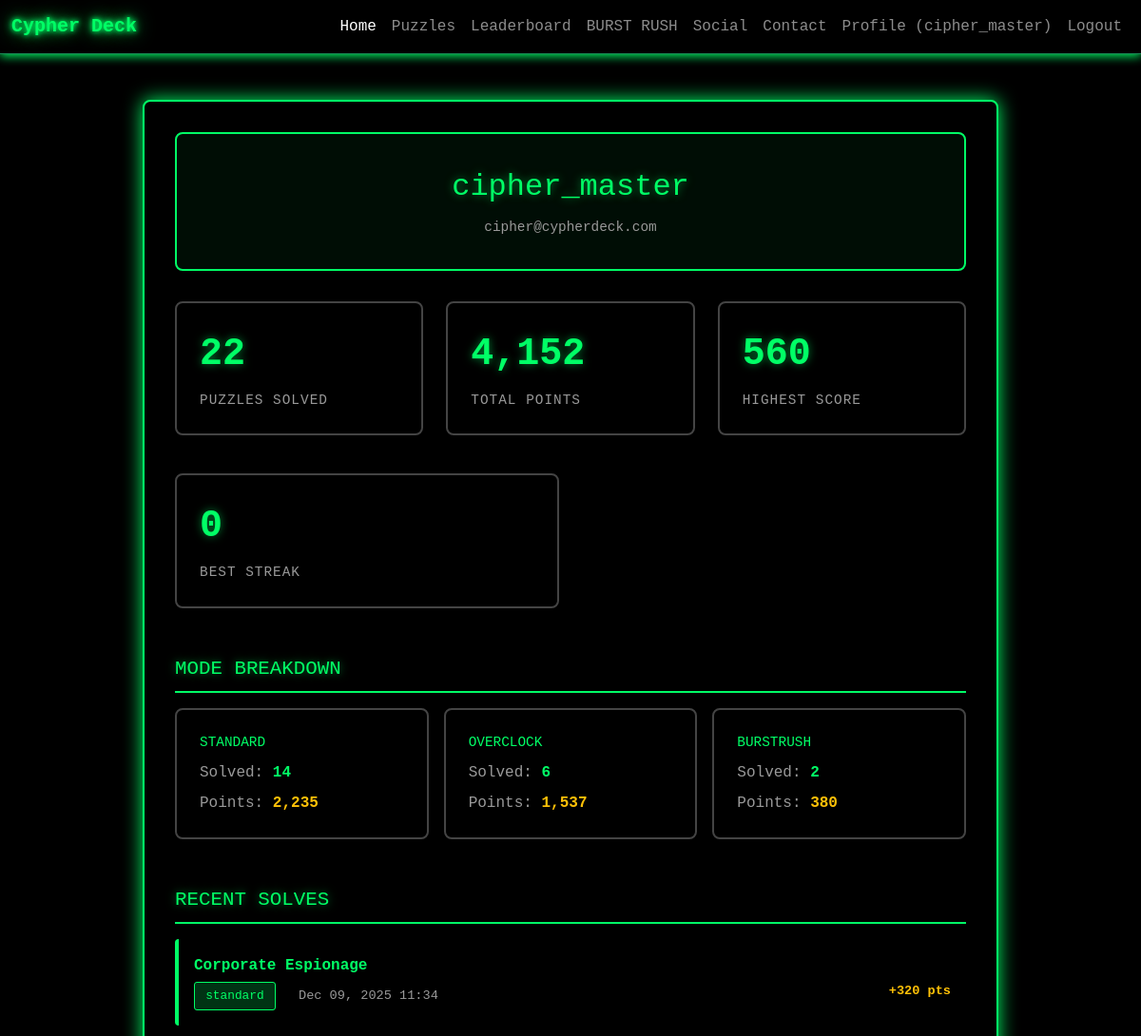
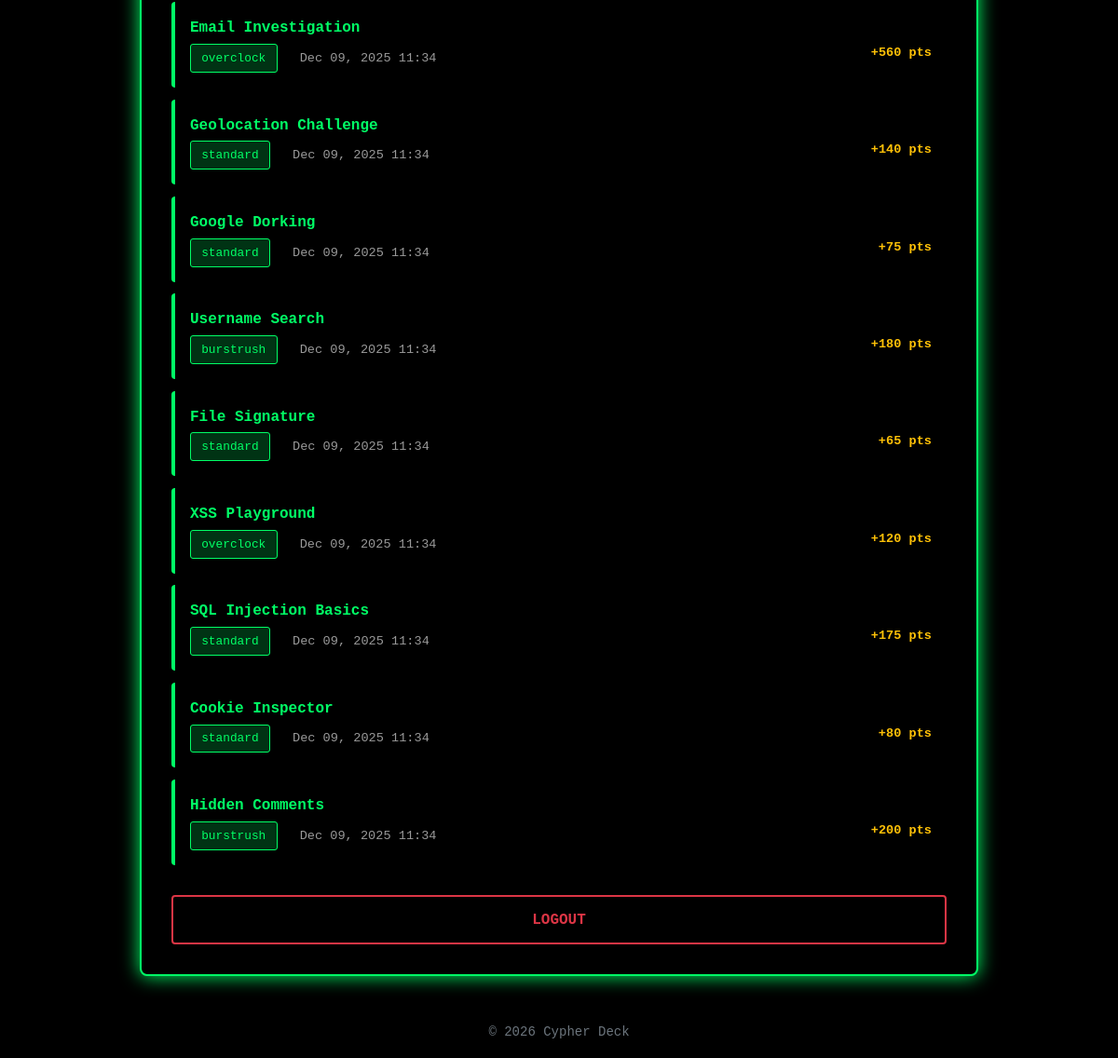
/cypherdeck-main1/pages/auth/profile.php (signed in), run on the app's committed database (2 pictures, top to bottom).
### tables this page shows
CREATE TABLE `Users` (
  `id` int UNSIGNED NOT NULL,
  `username` varchar(50) NOT NULL,
  `email` varchar(100) NOT NULL,
  `password` varchar(255) NOT NULL,
  `role` varchar(5) NOT NULL
);

CREATE TABLE `SolvedPuzzles` (
  `id` int NOT NULL,
  `user_id` int UNSIGNED NOT NULL,
  `puzzle_id` int NOT NULL,
  `solved_at` timestamp NULL DEFAULT CURRENT_TIMESTAMP,
  `mode` enum('standard','overclock','burstrush') DEFAULT 'standard',
  `difficulty` varchar(20) DEFAULT NULL,
  `points_earned` int DEFAULT '0',
  `time_taken_seconds` int DEFAULT NULL,
  `attempts_used` int DEFAULT '1',
  `streak_count` int DEFAULT NULL,
  `questions_correct` int DEFAULT NULL,
  `total_questions_in_session` int DEFAULT NULL
);

CREATE TABLE `PuzzleStore` (
  `id` int NOT NULL,
  `title` varchar(255) NOT NULL,
  `description` text,
  `category` varchar(100) NOT NULL,
  `difficulty` enum('Easy','Medium','Hard') NOT NULL,
  `created_by` int UNSIGNED NOT NULL,
  `created_at` timestamp NULL DEFAULT CURRENT_TIMESTAMP,
  `puzzle_type` enum('mini','full') DEFAULT 'full',
  `is_burstrush` tinyint(1) DEFAULT '0',
  `points_per_question` int DEFAULT NULL,
  `max_questions_per_session` int DEFAULT NULL,
  `time_limit_per_question` int DEFAULT NULL,
  `base_points` int DEFAULT '100',
  `rating` decimal(2,1) DEFAULT '0.0',
  `rating_count` int DEFAULT '0',
  `tags` varchar(255) DEFAULT '',
  `time_limit_base` int DEFAULT '300',
  `time_limit_turbo` int DEFAULT '240',
  `time_limit_hyper` int DEFAULT '180',
  `time_limit_thermal` int DEFAULT '120'
);

### cypherdeck-main1/pages/auth/profile.php (the view, shortened to what this page needs)
<?php
require_once("../php/process_db.php");
$userId = $_SESSION['user_id'];
$userSql = "SELECT username, email FROM Users WHERE id = ?";
$userStmt = $conn->prepare($userSql);
$userStmt->bind_param("i", $userId);
$userStmt->execute();
$userResult = $userStmt->get_result();
$userInfo = $userResult->fetch_assoc();
$totalSql = "SELECT COUNT(*) as total FROM SolvedPuzzles WHERE user_id = ?";
$totalStmt = $conn->prepare($totalSql);
$totalStmt->bind_param("i", $userId);
$totalStmt->execute();
$totalResult = $totalStmt->get_result();
$totalPuzzles = $totalResult->fetch_assoc()['total'] ?? 0;
$pointsSql = "SELECT SUM(points_earned) as total_points FROM SolvedPuzzles WHERE user_id = ?";
$pointsStmt = $conn->prepare($pointsSql);
$pointsStmt->bind_param("i", $userId);
$pointsStmt->execute();
$pointsResult = $pointsStmt->get_result();
$totalPoints = $pointsResult->fetch_assoc()['total_points'] ?? 0;
$highestSql = "SELECT MAX(points_earned) as highest_score FROM SolvedPuzzles WHERE user_id = ?";
$highestStmt = $conn->prepare($highestSql);
$highestStmt->bind_param("i", $userId);
$highestStmt->execute();
$highestResult = $highestStmt->get_result();
$highestScore = $highestResult->fetch_assoc()['highest_score'] ?? 0;
$streakSql = "SELECT MAX(streak_count) as best_streak FROM SolvedPuzzles WHERE user_id = ? AND streak_count IS NOT NULL";
$streakStmt = $conn->prepare($streakSql);
$streakStmt->bind_param("i", $userId);
$streakStmt->execute();
$streakResult = $streakStmt->get_result();
$bestStreak = $streakResult->fetch_assoc()['best_streak'] ?? 0;
$recentSql = "SELECT sp.puzzle_id, sp.solved_at, sp.points_earned, sp.mode, ps.title, ps.difficulty
              FROM SolvedPuzzles sp
              JOIN PuzzleStore ps ON sp.puzzle_id = ps.id
              WHERE sp.user_id = ?
              ORDER BY sp.solved_at DESC
              LIMIT 10";
$recentStmt = $conn->prepare($recentSql);
$recentStmt->bind_param("i", $userId);
$recentStmt->execute();
$recentResult = $recentStmt->get_result();
$recentSolves = [];
while ($row = $recentResult->fetch_assoc()) {
    $recentSolves[] = $row;
}
$modeSql = "SELECT mode, COUNT(*) as count, SUM(points_earned) as total FROM SolvedPuzzles WHERE user_id = ? GROUP BY mode";
$modeStmt = $conn->prepare($modeSql);
$modeStmt->bind_param("i", $userId);
$modeStmt->execute();
$modeResult = $modeStmt->get_result();
$modeStats = [];
while ($row = $modeResult->fetch_assoc()) {
    $modeStats[] = $row;
}
?>
<!DOCTYPE html>
<html lang="en">
<head>
    <link href="https://cdn.jsdelivr.net/npm/bootstrap@5.3.0/dist/css/bootstrap.min.css" rel="stylesheet">
    <link href="../../css/style.php" rel="stylesheet" type="text/css">
</head>
<body>
    <?php require_once("../templates/navbar.php"); ?>
    <main class="container mt-5">
        <div class="main-box mx-auto" style="max-width: 900px;">
            <div class="user-header">
                <div class="user-name"><?php echo htmlspecialchars($userInfo['username'] ?? 'Unknown'); ?></div>
                <div class="user-email"><?php echo htmlspecialchars($userInfo['email'] ?? 'No email'); ?></div>
            </div>
            <div class="row mb-4">
                <div class="col-md-4">
                    <div class="stat-card">
                        <div class="stat-value"><?php echo $totalPuzzles; ?></div>
                        <div class="stat-label">Puzzles Solved</div>
                    </div>
                </div>
                <div class="col-md-4">
                    <div class="stat-card">
                        <div class="stat-value"><?php echo number_format($totalPoints); ?></div>
                        <div class="stat-label">Total Points</div>
                    </div>
                </div>
                <div class="col-md-4">
                    <div class="stat-card">
                        <div class="stat-value"><?php echo $highestScore; ?></div>
                        <div class="stat-label">Highest Score</div>
                    </div>
                </div>
            </div>
            <div class="row mb-4">
                <div class="col-md-6">
                    <div class="stat-card">
                        <div class="stat-value"><?php echo $bestStreak; ?></div>
                        <div class="stat-label">Best Streak</div>
                    </div>
                </div>
            </div>
            <?php if (count($modeStats) > 0): ?>
                <div class="section-title">Mode Breakdown</div>
                <div class="mode-stats">
                    <?php foreach ($modeStats as $stat): ?>
                        <div class="stat-card">
                            <div style="color: #00ff66; text-transform: uppercase; font-size: 0.9rem; margin-bottom: 0.5rem;">
                                <?php echo htmlspecialchars($stat['mode']); ?>
                            </div>
                            <div style="margin-bottom: 0.5rem;">
                                <span style="color: #999;">Solved:</span> <span style="color: #00ff66; font-weight: bold;"><?php echo $stat['count']; ?></span>
                            </div>
                            <div>
                                <span style="color: #999;">Points:</span> <span style="color: #ffc107; font-weight: bold;"><?php echo number_format($stat['total'] ?? 0); ?></span>
                            </div>
                        </div>
                    <?php endforeach; ?>
                </div>
            <?php endif; ?>
            <?php if (count($recentSolves) > 0): ?>
                <div class="section-title">Recent Solves</div>
                <?php foreach ($recentSolves as $solve): ?>
                    <div class="recent-solve">
                        <div class="solve-title"><?php echo htmlspecialchars($solve['title']); ?></div>
                        <div class="solve-meta">
                            <span class="mode-badge"><?php echo htmlspecialchars($solve['mode']); ?></span>
                            <span style="color: #999; margin-left: 1rem;">
                                <?php echo date('M d, Y H:i', strtotime($solve['solved_at'])); ?>
                            </span>
                            <span class="solve-points" style="float: right;">
                                +<?php echo $solve['points_earned']; ?> pts
                            </span>
                        </div>
                    </div>
                <?php endforeach; ?>
            <?php else: ?>
                <p class="text-muted text-center mt-3">No puzzles solved yet. Start solving to build your profile!</p>
            <?php endif; ?>
            <a href="logout.php" class="logout-btn">LOGOUT</a>
        </div>
    </main>
    <footer class="text-center mt-5 mb-3 text-secondary">
        <small>&copy; <?php echo date('Y'); ?> Cypher Deck</small>
    </footer>
</body>
</html>

### cypherdeck-main1/pages/auth/profile.php (style rules this page uses)
.stat-card { background: rgba(0, 0, 0, 0.6); border: 2px solid #444; border-radius: 8px; padding: 1.5rem; margin-bottom: 1rem; transition: all 0.3s ease; }
.stat-value { font-size: 2.5rem; font-weight: bold; color: #00ff66; text-shadow: 0 0 10px rgba(0, 255, 102, 0.5); }
.stat-label { font-size: 0.9rem; color: #999; text-transform: uppercase; letter-spacing: 1px; margin-top: 0.5rem; }
.user-header { text-align: center; margin-bottom: 2rem; padding: 2rem; background: rgba(0, 255, 102, 0.05); border: 2px solid #00ff66; border-radius: 8px; }
.user-name { font-size: 2rem; color: #00ff66; text-shadow: 0 0 10px rgba(0, 255, 102, 0.5); margin-bottom: 0.5rem; }
.user-email { color: #999; font-size: 0.9rem; }
.section-title { font-size: 1.3rem; color: #00ff66; text-transform: uppercase; border-bottom: 2px solid #00ff66; padding-bottom: 0.5rem; margin: 2rem 0 1rem 0; text-shadow: 0 0 10px rgba(0, 255, 102, 0.5); }
.recent-solve { background: rgba(0, 0, 0, 0.5); border-left: 4px solid #00ff66; padding: 1rem; margin-bottom: 0.8rem; border-radius: 4px; transition: all 0.3s ease; }
.solve-title { font-weight: bold; color: #00ff66; margin-bottom: 0.3rem; }
.solve-meta { font-size: 0.85rem; color: #999; }
.solve-points { color: #ffc107; font-weight: bold; }
.mode-badge { display: inline-block; padding: 0.3rem 0.7rem; background: rgba(0, 255, 102, 0.2); border: 1px solid #00ff66; border-radius: 3px; font-size: 0.8rem; color: #00ff66; }
.mode-stats { display: grid; grid-template-columns: repeat(auto-fit, minmax(200px, 1fr)); gap: 1rem; margin: 1rem 0; }
.logout-btn { width: 100%; padding: 0.8rem; margin-top: 2rem; background: rgba(0, 0, 0, 0.7); border: 2px solid #dc3545; color: #dc3545; font-weight: bold; border-radius: 4px; cursor: pointer; transition: all 0.3s ease; text-decoration: none; display: block; text-align: center; }

### data on the page
users: username "cipher_master", email "cipher@cypherdeck.com"
solvedpuzzles: puzzle.title "Corporate Espionage", mode "standard", solved_at "Dec 09, 2025 11:34", points_earned "320"
solvedpuzzles: puzzle.title "Email Investigation", mode "overclock", solved_at "Dec 09, 2025 11:34", points_earned "560"
solvedpuzzles: puzzle.title "Geolocation Challenge", mode "standard", solved_at "Dec 09, 2025 11:34", points_earned "140"
solvedpuzzles: puzzle.title "Google Dorking", mode "standard", solved_at "Dec 09, 2025 11:34", points_earned "75"
solvedpuzzles: puzzle.title "Username Search", mode "burstrush", solved_at "Dec 09, 2025 11:34", points_earned "180"
solvedpuzzles: puzzle.title "File Signature", mode "standard", solved_at "Dec 09, 2025 11:34", points_earned "65"
solvedpuzzles: puzzle.title "XSS Playground", mode "overclock", solved_at "Dec 09, 2025 11:34", points_earned "120"
solvedpuzzles: puzzle.title "SQL Injection Basics", mode "standard", solved_at "Dec 09, 2025 11:34", points_earned "175"
solvedpuzzles: puzzle.title "Cookie Inspector", mode "standard", solved_at "Dec 09, 2025 11:34", points_earned "80"
solvedpuzzles: puzzle.title "Hidden Comments", mode "burstrush", solved_at "Dec 09, 2025 11:34", points_earned "200"

### other printed values
$_SESSION['username'] "cipher_master"
$totalPuzzles "22"
$totalPoints "4,152"
$highestScore "560"
$bestStreak "0"
$stat['mode'] "STANDARD"
$stat['count'] "14"
$stat['total'] "2,235"
$stat['mode'] "OVERCLOCK"
$stat['count'] "6"
$stat['total'] "1,537"
$stat['mode'] "BURSTRUSH"
$stat['count'] "2"
$stat['total'] "380"
